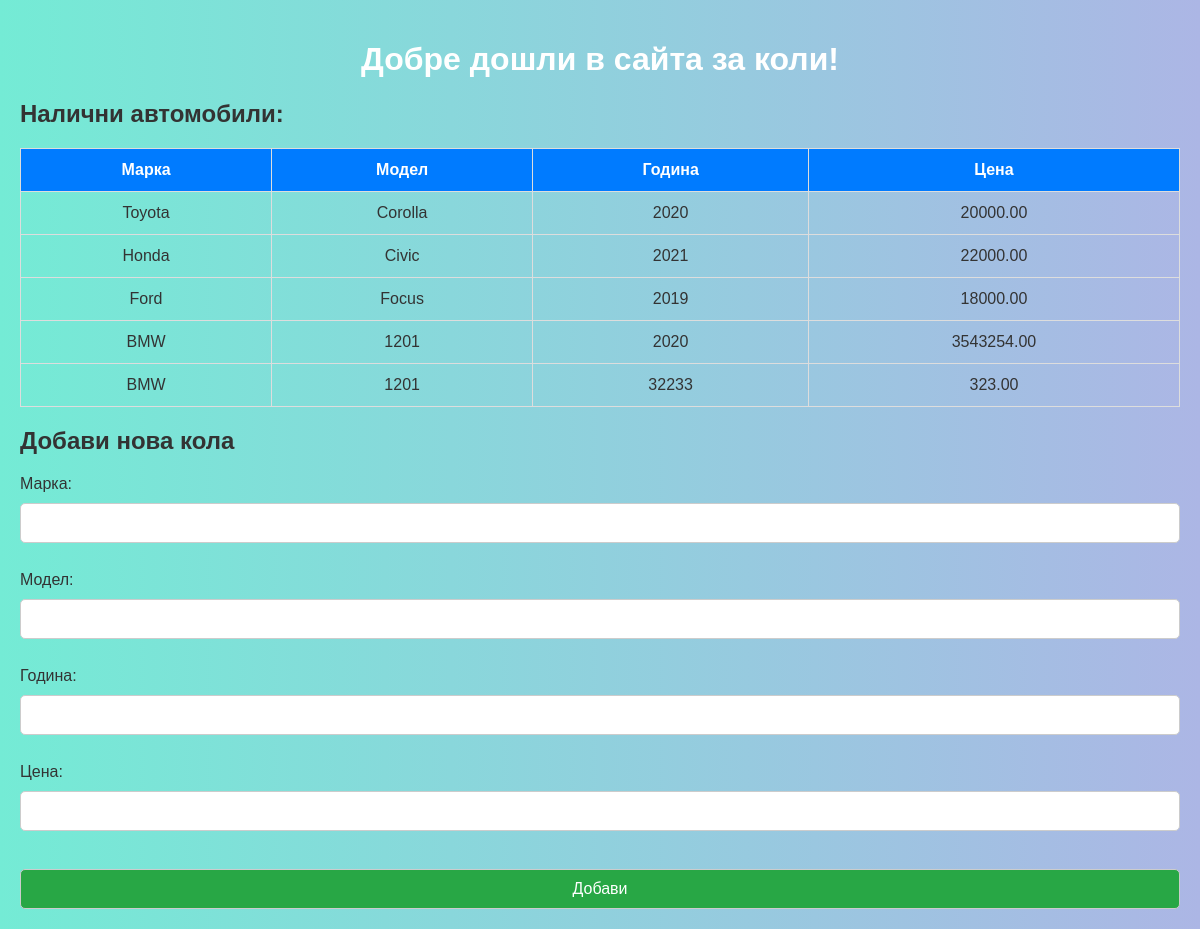
The page / on the database its author committed.
### tables this page shows
CREATE TABLE `cars` (
  `id` int NOT NULL AUTO_INCREMENT,
  `make` varchar(100) DEFAULT NULL,
  `model` varchar(100) DEFAULT NULL,
  `year` int DEFAULT NULL,
  `price` decimal(10,2) DEFAULT NULL,
  PRIMARY KEY (`id`)
);

### index.php (the view, shortened to what this page needs)
<?php
include('db.php');
$sql = "SELECT * FROM cars";
$result = $conn->query($sql);
?>
<!DOCTYPE html>
<html lang="bg">
<head>
</head>
<body>
    <h1>Добре дошли в сайта за коли!</h1>
    <h2>Налични автомобили:</h2>
    <table border="1">
        <thead>
            <tr>
                <th>Марка</th>
                <th>Модел</th>
                <th>Година</th>
                <th>Цена</th>
            </tr>
        </thead>
        <tbody>
            <?php
            if ($result->num_rows > 0) {
                while ($row = $result->fetch_assoc()) {
                    echo "<tr>
                            <td>" . $row["make"] . "</td>
                            <td>" . $row["model"] . "</td>
                            <td>" . $row["year"] . "</td>
                            <td>" . $row["price"] . "</td>
                          </tr>";
                }
            } else {
                echo "<tr><td colspan='4'>Няма налични коли.</td></tr>";
            }
            ?>
        </tbody>
    </table>
    <h2>Добави нова кола</h2>
    <form action="add_car.php" method="post">
        Марка: <input type="text" name="make"><br>
        Модел: <input type="text" name="model"><br>
        Година: <input type="number" name="year"><br>
        Цена: <input type="text" name="price"><br>
        <input type="submit" value="Добави">
    </form>
</body>
</html>

### index.php (style rules this page uses)
body { font-family: Arial, sans-serif; background: linear-gradient(to right, #74ebd5, #ACB6E5); margin: 0; padding: 20px; color: #333; }
h1 { text-align: center; color: #fff; }
table { width: 100%; border-collapse: collapse; margin-top: 20px; }
table th, table td { padding: 12px; border: 1px solid #ddd; text-align: center; }
table th { background: #007bff; color: #fff; }
form { margin-top: 20px; display: flex; flex-direction: column; gap: 10px; }
input[type="text"], input[type="number"], input[type="submit"] { padding: 10px; border: 1px solid #ccc; border-radius: 5px; font-size: 16px; }
input[type="submit"] { background: #28a745; color: white; cursor: pointer; }

### rows shown on the page
cars: make "Toyota", model "Corolla", year "2020", price "20000.00"
cars: make "Honda", model "Civic", year "2021", price "22000.00"
cars: make "Ford", model "Focus", year "2019", price "18000.00"
cars: make "BMW", model "1201", year "2020", price "3543254.00"
cars: make "BMW", model "1201", year "32233", price "323.00"
